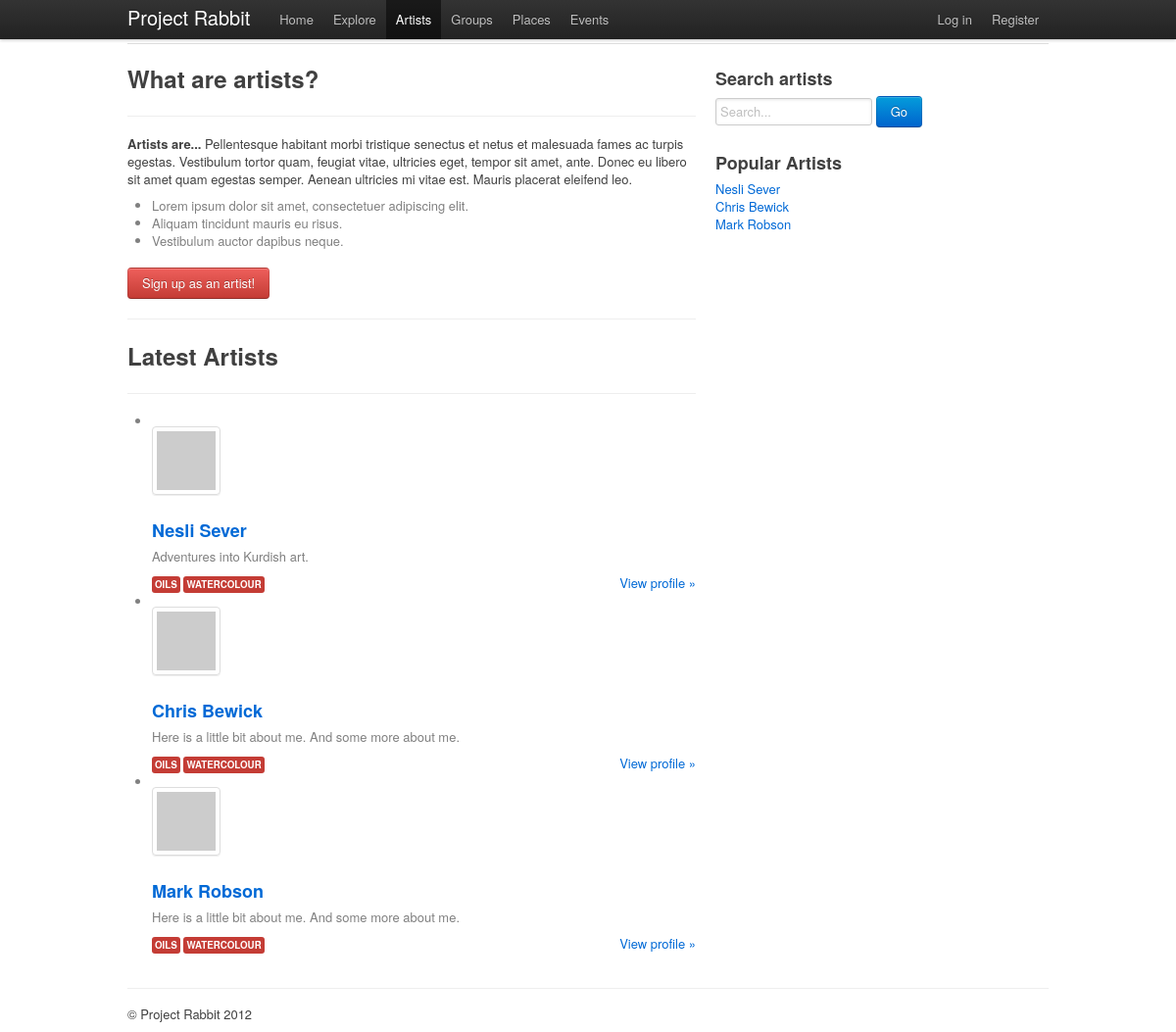
/index.php/artists, run on the app's committed database.
### tables this page shows
CREATE TABLE `user_profiles` (
  `user_id` int(11) NOT NULL,
  `website` varchar(255) DEFAULT NULL,
  `first_name` varchar(10) NOT NULL,
  `last_name` varchar(20) DEFAULT NULL,
  `avatar_filename` varchar(255) DEFAULT NULL,
  `status` varchar(255) DEFAULT NULL,
  `sex` char(1) DEFAULT NULL,
  `about_me` text,
  `lat` double DEFAULT NULL,
  `lon` double DEFAULT NULL,
  PRIMARY KEY (`user_id`),
  KEY `FK_user_id` (`user_id`)
);

### application/controllers/artists.php (called while the page is built, shortened)
<?php if (!defined('BASEPATH')) exit('No direct script access allowed');
class Artists extends CI_Controller
{
	function __construct()
	{
		$this->load->helper('url');
		$this->load->library('tank_auth');
		$this->load->model('artists_model');
	}
	function _remap($method)
	{
	    if ($method == 'index')
	    {
	        $this->index();
	    }
	}
	function index()
	{
		$data['latest'] = $this->artists_model->latest_artists(5);
		$this->load->view('templates/header');
		$this->load->view('artists/index',$data);
		$this->load->view('templates/footer');
	}
}

### index.php (called while the page is built, shortened)
<?php
require_once BASEPATH.'core/CodeIgniter.php';

### application/libraries/Tank_auth.php (called while the page is built, shortened)
<?php if (!defined('BASEPATH')) exit('No direct script access allowed');
class Tank_auth
{
	function __construct()
	{
		$this->ci =& get_instance();
	}
	function is_logged_in($activated = TRUE)
	{
		return $this->ci->session->userdata('status') === ($activated ? STATUS_ACTIVATED : STATUS_NOT_ACTIVATED);
	}
}

### application/models/artists_model.php (called while the page is built, shortened)
<?php
class Artists_model extends CI_Model {
	function latest_artists($limit){
		if($limit==0){
			return $this->db->query("SELECT * FROM user_profiles ORDER BY user_id DESC");
		}
		else
		{
			return $this->db->query("SELECT * FROM user_profiles ORDER BY user_id DESC LIMIT ".$limit);
		}
	}
}

### application/views/artists/index.php (the view)
<div class="page-header">
	<h1>Artists</h1>
</div>
<div class="row">
	<div class="span10">
		<h2>What are artists?</h2>
		<hr />
		<p><b>Artists are...</b> Pellentesque habitant morbi tristique senectus et netus et malesuada fames ac turpis egestas. Vestibulum tortor quam, feugiat vitae, ultricies eget, tempor sit amet, ante. Donec eu libero sit amet quam egestas semper. Aenean ultricies mi vitae est. Mauris placerat eleifend leo.</p>
		<ul>
		   <li>Lorem ipsum dolor sit amet, consectetuer adipiscing elit.</li>
		   <li>Aliquam tincidunt mauris eu risus.</li>
		   <li>Vestibulum auctor dapibus neque.</li>
		</ul>
		<?php if (!$this->tank_auth->is_logged_in()) { ?>
			<a class="btn danger" href="<?php echo base_url(); ?>index.php/auth/register">Sign up as an artist!</a>
		<?php } ?>
	   <hr />
		<h2>Latest Artists</h2>
		<hr />
		<ul class="search-results">
			<?php foreach($latest->result() as $row): ?>
				<li>
					<ul class="media-grid"><li><a href="<?php echo base_url(); ?>index.php/artists/render"><img alt="" src="http://placehold.it/60x60" class="thumbnail"></a></li></ul>
					<h3><a href="<?php echo base_url(); ?>index.php/artists/<?php echo $row->user_id; ?>"><?php echo $row->first_name; ?> <?php echo $row->last_name; ?></a></h3>
					<p><?php echo $row->about_me; ?></p>
					<span class="label important">Oils</span>
					<span class="label important">Watercolour</span>
					<a class="pull-right" href="<?php echo base_url(); ?>index.php/artists/<?php echo $row->user_id; ?>">View profile &raquo;</a>
				</li>
			<?php endforeach; ?>
		</ul>
	</div>
	<div class="span4">
		<h3>Search artists</h3>
		<input class="span3" type="text" placeholder="Search..." /> <a href="<?= base_url(); ?>index.php/search/" class="btn primary" />Go</a>
		<br /><br />
		<h3>Popular Artists</h3>
		<ul class="events unstyled">
			<?php foreach($latest->result() as $row): ?>
				<li>
					<a href="<?php echo base_url(); ?>index.php/artists/<?php echo $row->user_id; ?>"><?php echo $row->first_name; ?> <?php echo $row->last_name; ?></a>
				</li>
			<?php endforeach; ?>
		</ul>
	</div>
</div>

### application/views/templates/header.php (shortened to what this page needs)
<!DOCTYPE html>
<html>
	<head>
		<link rel="stylesheet" href="<?= base_url(); ?>/css/bootstrap.css">
		<link rel="stylesheet" href="<?= base_url(); ?>/css/style.css" />
	</head>
	<body>
		<div class="topbar">
			<div class="fill">
				<div class="container">
					<a class="brand" href="<?= base_url(); ?>">Project Rabbit</a>
					<ul class="nav">
						<li <?php if($this->uri->segment(1)=="welcome" || !$this->uri->segment(1)){ echo "class='active' "; } ?>><a href="<?= base_url(); ?>">Home</a></li>
						<li <?php if($this->uri->segment(1)=="explore"){ echo "class='active' "; } ?>><a href="<?= base_url(); ?>index.php/explore/">Explore</a></li>
						<li <?php if($this->uri->segment(1)=="artists"){ echo "class='active' "; } ?>><a href="<?= base_url(); ?>index.php/artists/">Artists</a></li>
						<li <?php if($this->uri->segment(1)=="groups"){ echo "class='active' "; } ?>><a href="<?= base_url(); ?>index.php/groups/">Groups</a></li>
						<li <?php if($this->uri->segment(1)=="places"){ echo "class='active' "; } ?>><a href="<?= base_url(); ?>index.php/places/">Places</a></li>
						<li <?php if($this->uri->segment(1)=="events"){ echo "class='active' "; } ?>><a href="<?= base_url(); ?>index.php/events/">Events</a></li>
					</ul>
					<ul class="nav secondary-nav">
						<?php if ($this->tank_auth->is_logged_in()) { ?>
							<?php
								$user_id = $this->tank_auth->get_user_id();
								$user_name = $this->tank_auth->get_username();
							?>
							<li class="dropdown" data-dropdown="dropdown">
								<?php echo anchor('artists/render',$user_name,'class="dropdown-toggle"'); ?>
								<ul class="dropdown-menu">
									<li><?php echo anchor('artists/'.$user_id,'View Profile'); ?></li>
									<li><?php echo anchor('auth/update_profile','Edit Profile'); ?></li>
									<li class="divider"></li>
									<li><?php echo anchor('auth/logout','Log out'); ?></li>
								</ul>
				            </li>
						<?php }else{ ?>
							<li><?php echo anchor('auth/login','Log in'); ?></li>
							<li><?php echo anchor('auth/register','Register'); ?></li>
						<?php } ?>
					</ul>
				</div>
			</div>
		</div>
		<div class="container">
			<div class="content">

### application/views/templates/footer.php (shortened to what this page needs)
			</div>
			<footer>
				<p>&copy; Project Rabbit 2012</p>
			</footer>
		</div>
  </body>
</html>

### data on the page
user_profiles: first_name "Nesli", last_name "Sever", about_me "Adventures into Kurdish art."
user_profiles: first_name "Chris", last_name "Bewick", about_me "Here is a little bit about me. And some more about me."
user_profiles: first_name "Mark", last_name "Robson", about_me "Here is a little bit about me. And some more about me."

### other printed values
anchor('auth/login','Log in') "Log in"
anchor('auth/register','Register') "Register"
